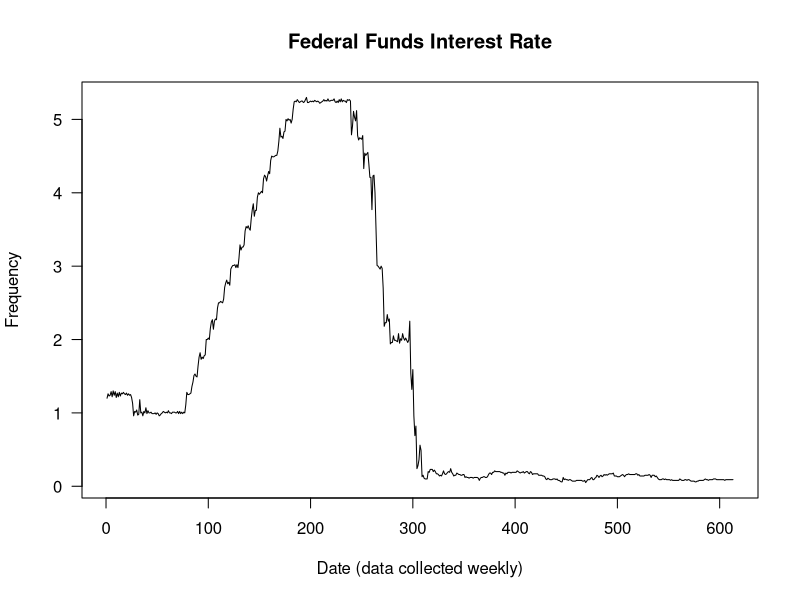
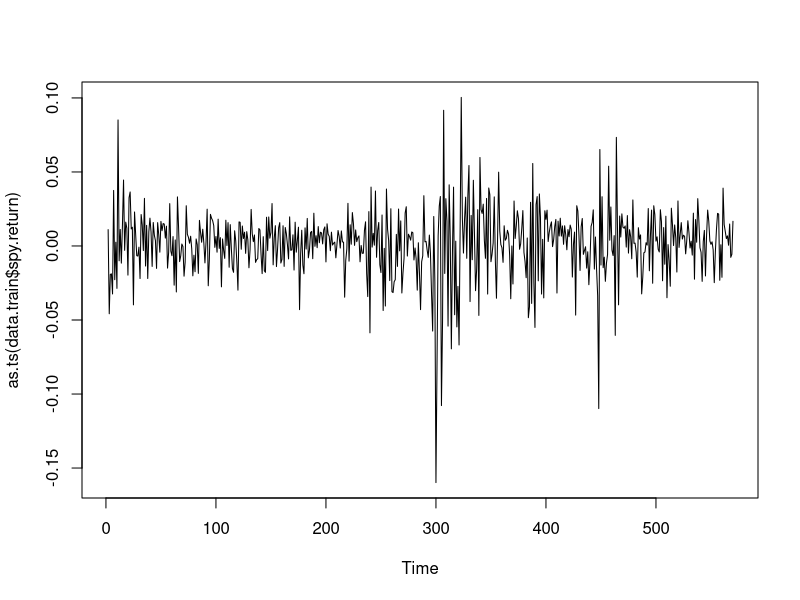
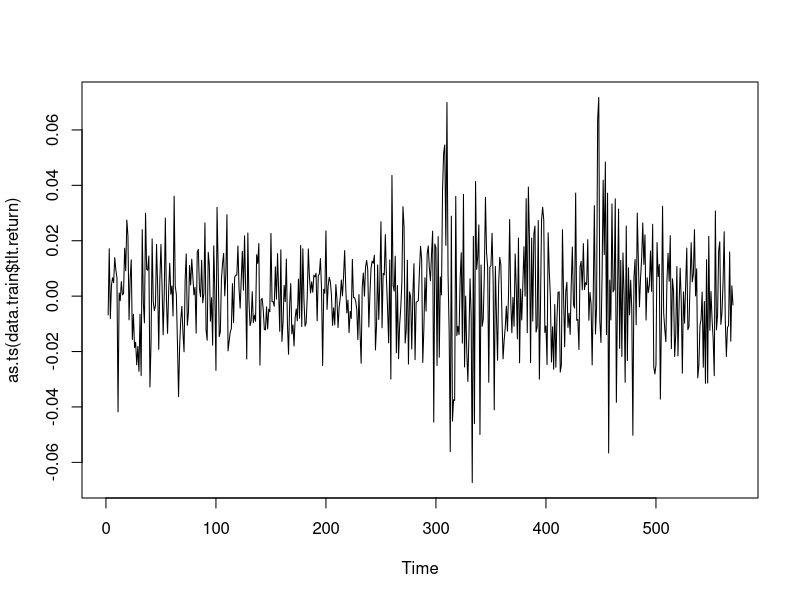
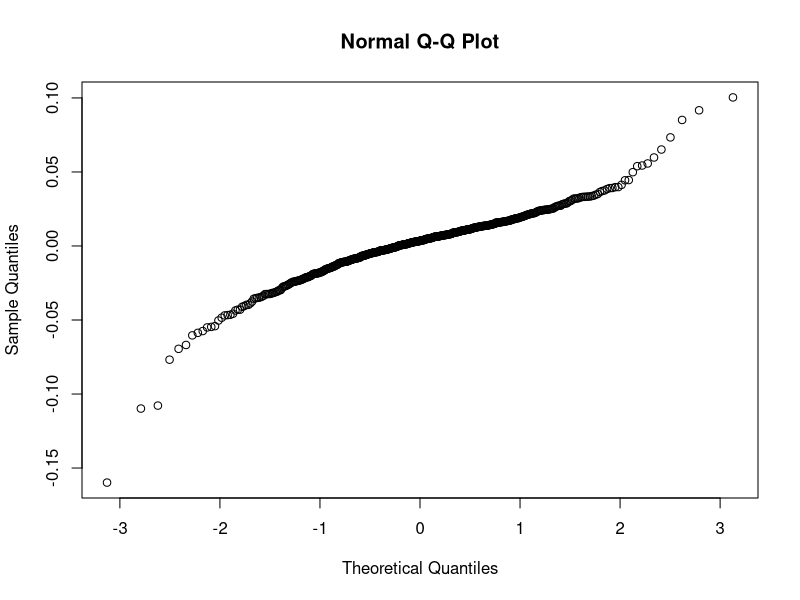
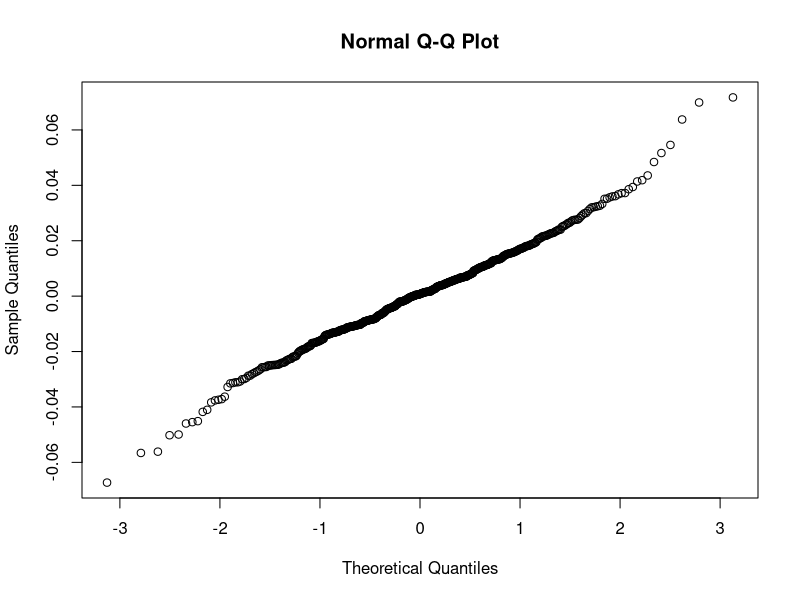
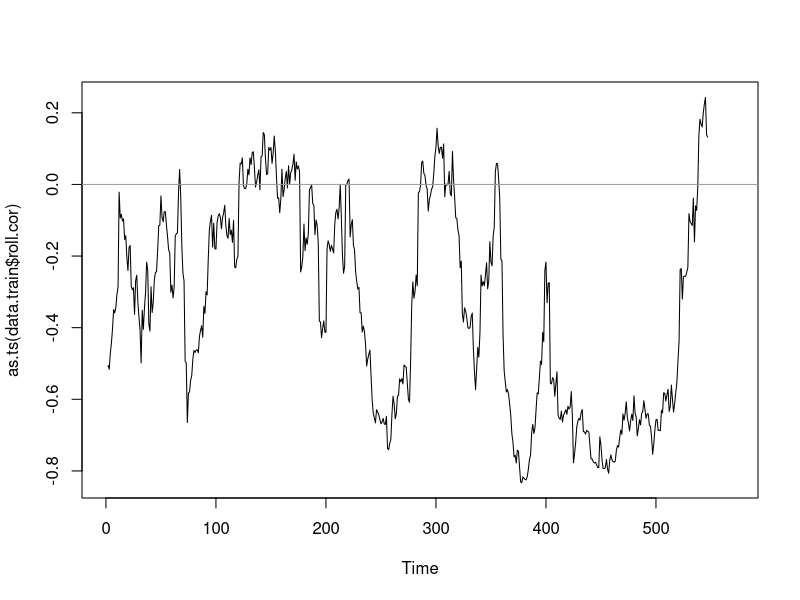

These figures' R source, in order: (Note: this script raises an error after producing the figures.)
# Q1 What is the start date and end date of this reduced data set? ---------
# Graph the federal funds interest rate as a time series (i.e., date on x-axis; 
# set type="l" in plot for connected points). Describe what you see in the plot
# and relate it briely to the recent financial crisis.

data.x <- read.table("asset_data.txt", header=TRUE, sep=",")
data.x$date <- as.Date(data.x$date, format="%Y-%m-%d")
data.complete <- data.x[complete.cases(data.x),]
rownames(data.complete) <- 1:nrow(data.complete)

plot(data.complete$fed.rate, type="l", las=TRUE, 
     xlab="Date (data collected weekly)", ylab="Frequency",  	
     main="Federal Funds Interest Rate")

# Answer: The start date is Janurary 8, 2003 and the end date is 
# October 29, 2014. We see a steady, gradual increase until the halfway, where
# there was a sharp drop, which remains steady and never increasing. This reflects
# our recent financial crisis in which the United States, and the entire world,
# collapsed into a recession.


# Q2 Now we will split the data into training and test sets. The training --
# will be used to compute our portfolio weights and our test set will be used 
# to evaluate our portfolio. Make two separate data frames; (a) the training 
# set should contain all observations before 2014 and (b) the test set should 
# contain all observations in 2014. How many observations are in each subset?

data.train <- data.complete[1:570,]
data.test <- data.complete[571:613,]
rownames(data.test) <- 1:nrow(data.test)

# Answer: The training set contains 570 observations, and the test set contains
# 43 observations.


# Q3 The federal funds interest rate is in percent form so convert it to --
# decimal (i.e., fractional) form. Calculate the Sharpe ratio for both
# SPY and TLT and store their respective total returns in the training set.
# Then, use each return to calculate a time series (make the y-axis have the
# same y-limites). Compare the two returns. What do you see?

# Convert fed rates to decimal
data.train$fed.rate <- data.train$fed.rate/100
data.test$fed.rate <- data.test$fed.rate/100

# Sharpe Ratio
data.train$spy.return <- NA
data.train$tlt.return <- NA
for(i in 2:length(data.train$close.spy)){
  x <- (data.train$close.spy[i]-data.train$close.spy[i-1])/data.train$close.spy[i-1]
  data.train$spy.return[i] <- x
} # End Loop
for(i in 2:length(data.train$close.tlt)){
  x <- (data.train$close.tlt[i]-data.train$close.tlt[i-1])/data.train$close.tlt[i-1]
  data.train$tlt.return[i] <- x
} # End Loop

# Time Series
plot(as.ts(data.train$spy.return))
plot(as.ts(data.train$tlt.return))

# Answer: There is a sharp dip around the year 2008-2009.


# Q4 The Sharpe ratio calculation assumes that returns are normally ----
# distributed. Construct two normal quantile plots, one for each asset. Is 
# this assumption satisfied? Justify your answer.

# QQ plots
qqnorm(data.train$spy.return)
qqnorm(data.train$tlt.return)

# Answer: The QQ-plots appear to be normal, thereby suggesting normal distributions.


# Q5 Compute the correlation between the S&P500 and long term treasury -----
# bond returns in training set and interpret it. Now, we will compute a 
# rolling-window correlation as follows: compute the correlation between the 
# two asset returns only using the first 24 days of data (i.e., day 2 to 25),
# next compute the correlation between the two asset returns for data from day 
# 3 through 26, then day 4 through 27, and so forth. Once you compute the 
# rolling-window correlations, make a time series plot of the rolling-window 
# correlation with each point plotted on the last day of the window. Add a
# horizontal, dotted, gray line at 0 to your plot. Is the correlation or 
# rolling-window correlation a better way to describe the relationship between 
# these two assets? Justify your answer.

# Correlation
cor(data.train$spy.return, data.train$tlt.return, use="complete.obs")

# Rolling Correlation
data.train$roll.cor <- NA
for(i in 2:547){
  x <- cor(data.train$spy.return[i:(i+23)],data.train$tlt.return[i:(i+23)])
  data.train$roll.cor[i] <- x
} #end "for" loop

# Time Series Roll Corr
plot(as.ts(data.train$roll.cor))
abline(h=0, col="gray60", cex=3)

# Answer: The correlation value is -0.34. The rolling window correlation is a 
# better way to describe the relationship between thesee two assets because it 
# allows us to view the steady, gradual ups and downs on the correlation, 
# instead of the strength and direction of the correlation.


# Q6 Compute the Sharpe ratios for each asset on the training set  --------
# Step 0. Let r.t be the return and y.t be the federal funds interest rate 
# for day t = 1...T.
# Step 1. Compute the excess returns, et, for each day in the data set.
#                         e.t = r.t - (y.t-1)/52  
# Excess returns are returns that you earn in excess to the risk free rate.
# Step 2. Convert the excess returns into an excess returns index, g.t:
#                 g1 = 100        g.t = g.t-1 * (1 + et.)
#
# Step 3. Compute the number of years of data, n, by taking the number of 
# weeks for which you have returns (i.e., number of observations in your 
# training set) and dividing by 52 (since there are 52 weeks in a year); 
# therefore the number of years of data can be a fractional amount.
# Step 4. Compute the compounded annual growth rate, CAGR:
#                 CAGR = [(g.t/g.1)^(1/n)] - 1
# Step 5. Compute the annualized volatility, v:
#                 p = sqrt(52)*SD[e.t]
# where SD[e.t] is the standard deviation of the excess returns.
# Step 6. Compute the Sharpe Ratio, SR, which is the ratio of the compounded 
# annual growth rate and the annualized volatility:
#                   SR = CAGR / v
# Which asset is a better investment? Justify your answer.

et = rt - (y.t-1)/52

# Step 1: Calculate excess returns for SPY and TLT
a.spy <- NULL
for(i in 1:length(data.train$fed.rate)){
  a <- data.train$fed.rate[i-1]/52
  a.spy[i] <- a
} # end For Loop
et.spy <- data.train$spy.return - a.spy
data.train$et.spy <- et.spy

et.tlt <- data.train$tlt.return - a.spy
data.train$et.tlt <- et.tlt

# Step 2: Calculate excess indices for SPY and TLT
gt.spy <- 100*(1+et.spy)
data.train$gt.spy <- gt.spy
gt.tlt <- 100*(1+et.tlt)
data.train$gt.tlt <- gt.tlt

# Step 3: Define number of years
n <- length(data.train$gt.tlt)/52

# Step 4: Compute Compounded Annual Growth Rate (CAGR):
data.train$CAGR.spy <- ((data.train$gt.spy/100)^(1/n))-1
data.train$CAGR.tlt <- ((data.train$gt.tlt/100)^(1/n))-1

# Step 5: Compute the annualized volatility, v:
data.train$v.spy <- sqrt(52)*sd(data.train$et.spy, na.rm=T)
data.train$v.tlt <- sqrt(52)*sd(data.train$et.tlt, na.rm=T)

# Step 6: Sharpe Ratio (SR = CAGR / v)
sr.spy <- data.train$CAGR.spy/data.train$v.spy
sr.tlt <- data.train$CAGR.tlt/data.train$v.tlt

# Time Series
plot(as.ts(sr.spy))
plot(as.ts(sr.tlt))

# Summary
summary(as.ts(sr.spy))
summary(as.ts(sr.tlt))

# Answer: S&P 500 appears to be the better investment for several reasons. First,
# its mean and median is higher compared to treasury bonds. Second, while S&P 500
# appears to have a wider range and larger negative value, these two critiques
# can be answered by the fact that the huge dip is mainly attributed to the 
# economic recession and it also has a larger maximum value, respectively.


# Q7 Write a function which takes the following inputs: (a) a vector of---
# weights (call this argument x), (b) a vector of returns for asset 1, 
# (c) a vector of returns for asset 2, and (d) a vector of the corresponding 
# weekly federal funds interest rates. The function will then do the following:
# for each weight value in your vector x, you will compute the Sharpe ratio for 
# the corresponding portfolio. To obtain the returns for the portfolio, use
# the following equation:
#           r.t,portfolio = xr.t,S&P500 + (1 - x)r.t,treasury
# That is, x proportion of the funds will be invested in the S&P500 ETF and 
# (1 - x) proportion of the funds into the treasury bond ETF. After you compute 
# the returns for the portfolio, apply the steps in question 6 to get the Sharpe
# ratio for that portfolio.The output of your function should be a vector of 
# Sharpe ratios corresponding to the input weight vector. Use the curve() 
# function to plot the Sharpe ratio for weights between 0 and 1. Do you see a 
# weight that produces the maximum Sharpe ratio?

r.port <- NA # vector of returns for portfolio
test <- function(x){
  for(i in 1:length(data.train$spy.return)){
    b <- x*(data.train$spy.return[i])+(1-x)*(data.train$tlt.return[i])
    r.port[i] <- b
  } # For Loop for portfolio returns
# Step 1: Calculate excess returns for portfolio
et.port <- r.port - a.spy

# Step 2: Calculate excess indices for portfolio
gt.port <- 100*(1+et.port)

# Step 3: Define number of years
# n <- length(data.train$gt.tlt)/52

# Step 4: Compute Compounded Annual Growth Rate (CAGR):
CAGR.port <- ((gt.port/100)^(1/n))-1

# Step 5: Compute the annualized volatility, v:
v.port <- sqrt(52)*sd(et.port, na.rm=T)

# Step 6: Sharpe Ratio (SR = CAGR / v)
sr.port <- CAGR.port/v.port
sr.port <- na.omit(sr.port)
print(sr.port)
} # end function

# Curve
h<-hist(sr.port, breaks=20, density=10, col="darkblue", xlab="Portfolio Returns", 
        main="Distribution of Weights") 
xfit<-seq(min(sr.port),max(sr.port),length=40) 
yfit<-dnorm(xfit,mean=mean(sr.port),sd=sd(sr.port)) 
yfit <- yfit*diff(h$mids[1:2])*length(sr.port) 
lines(xfit, yfit, col="black", lwd=2)

# Answer: The value x=0.005 is a potential weight to have maximum Sharpe Ratio.

# Q8 Using the training set, use optimize() to determine the optimum -----
# weight for each asset using the function you wrote in question 7; how much of 
# the funds should be allocated to each asset? What is the Sharpe ratio of the 
# overall portfolio? According to your analysis, is it better to invest in 
# S&P500 only, long term treasury bonds only, or your combined portfolio?
# Justify your answer.

# Optimize Function
optimize(f=test, interval=sr.port, lower=min(sr.port), upper=max(sr.port))

# Answer: About 55:45 ratio between S&P500 and Treasury Bonds should be invested.
# The combined portfolio is the better investment strategy because investing in
# different types of stocks with different behaviors allows more potential to
# gain profit while creating a safety-net in case of utmost losses.
